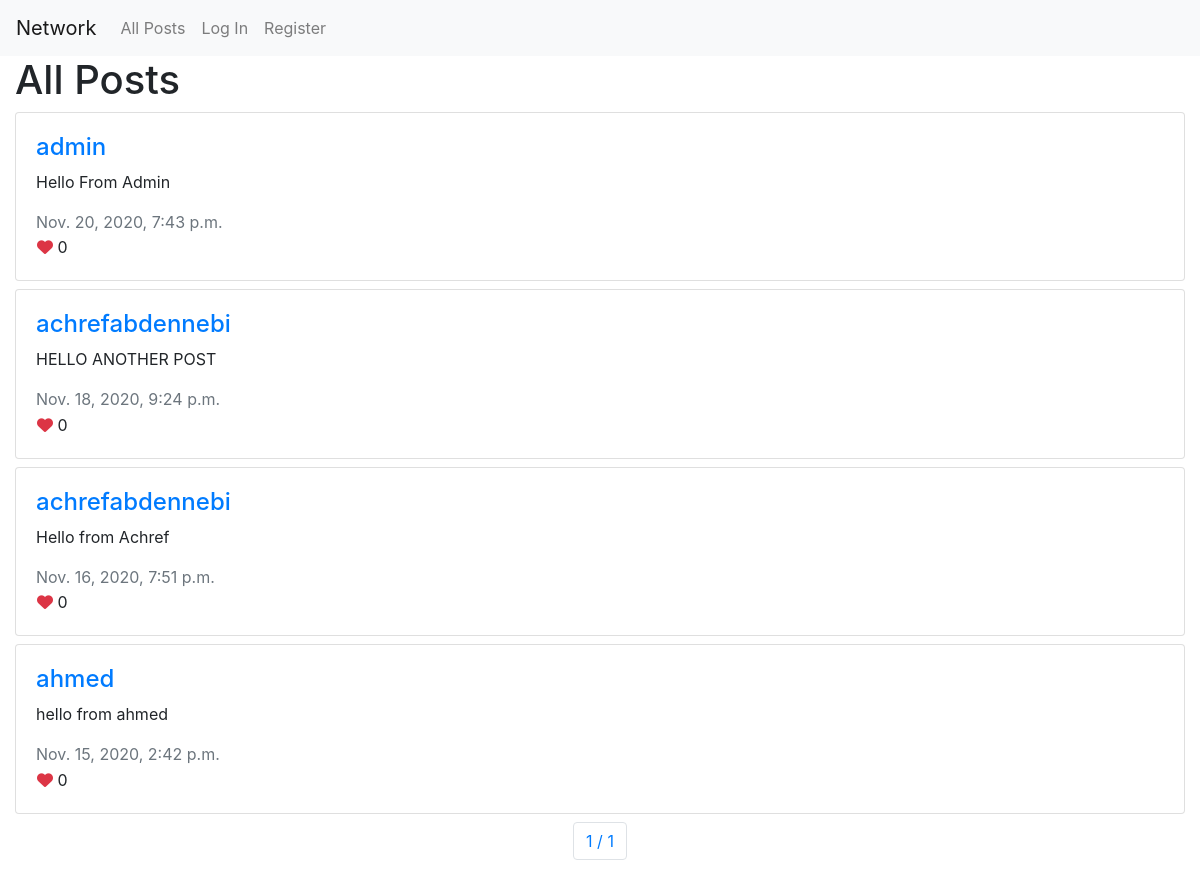
The app's page /posts, older data.
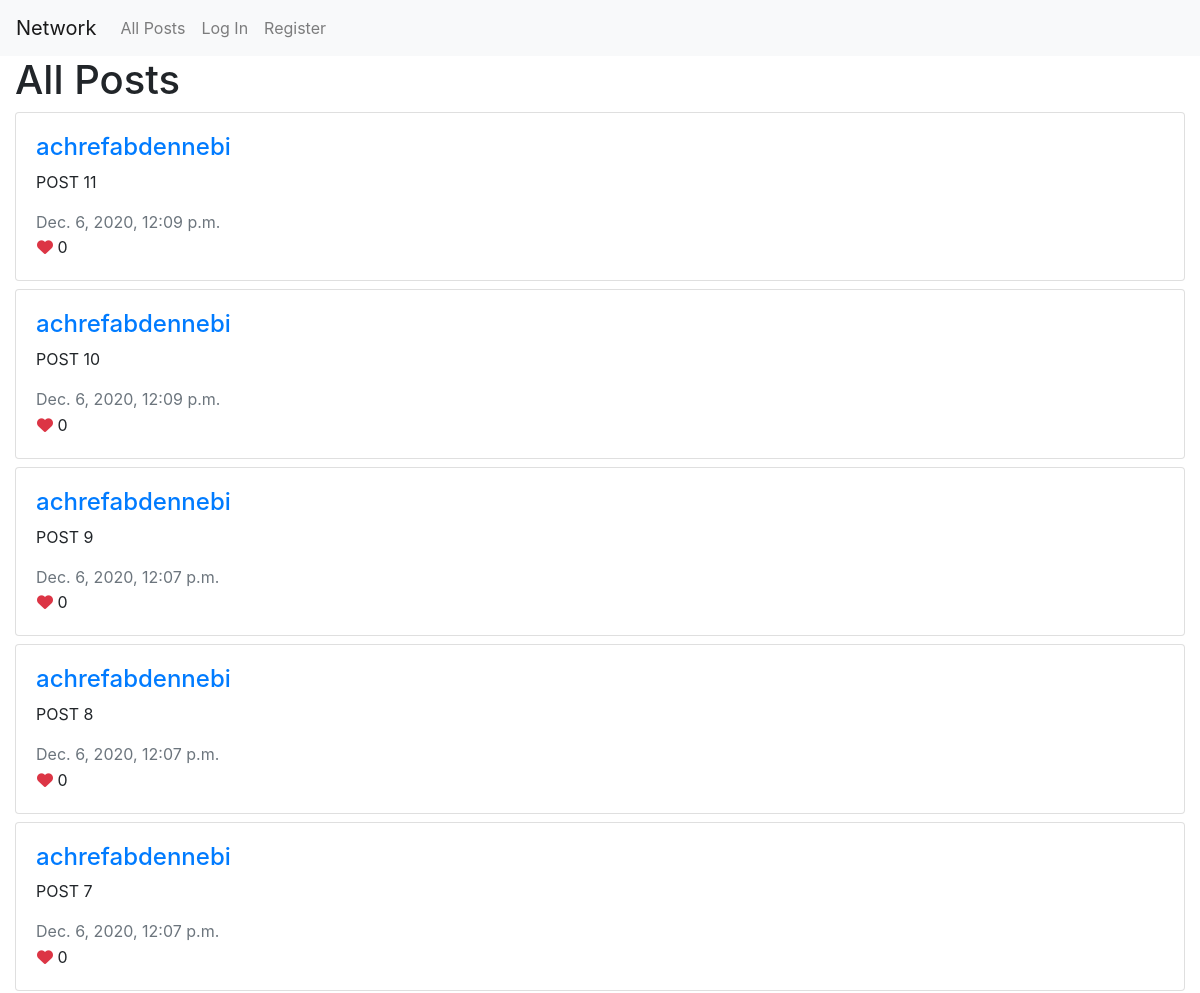
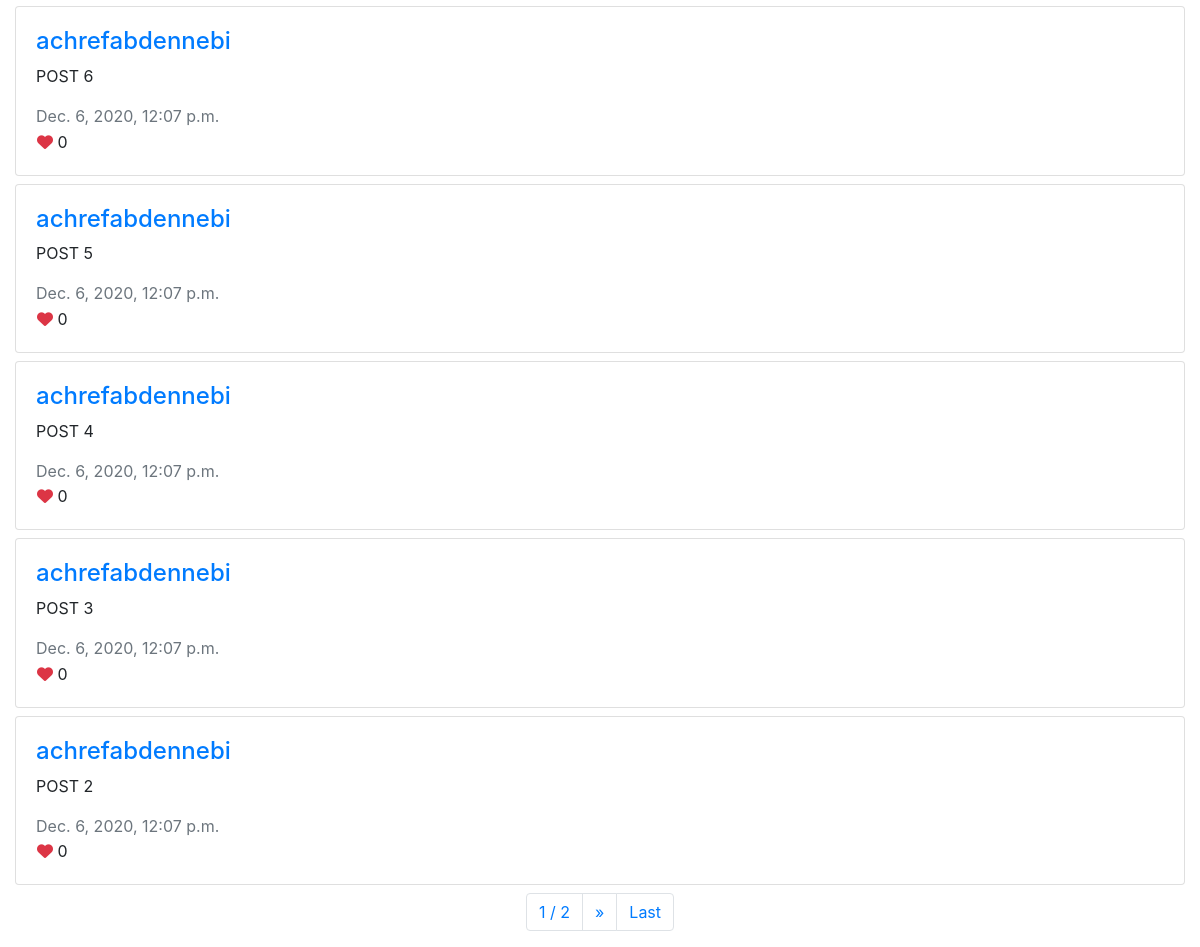
The same page, newer data (2 pictures, top to bottom).
### network/models.py (models this page shows, shortened)
class Post(models.Model):
    content = models.CharField(max_length=250)
    created_by = models.ForeignKey(User,null=True, blank=True, on_delete=DO_NOTHING, related_name="users")
    likes = models.IntegerField(default=0)
    created_date = models.DateTimeField()

class User(AbstractUser):
    pass

### network/views.py (the view)
# urls.py: path("posts", views.getPostList, name="posts"),
def getPostList(request):
    posts = Post.objects.all().order_by('-created_date')
    paginator= Paginator(posts, 10);
    page_number = request.GET.get('page')
    post_page = paginator.get_page(page_number)
    return render(request, "network/post.html", {
        "posts": post_page
    })

### network/templates/network/post.html (shortened to what this page needs)
{% extends "network/layout.html" %}
{% block body %}
<div class="container-fluid">
    <h1>All Posts</h1>
    {% for post in posts %}
    <div class="row mt-2">
        <div class="col-md-12">
            <div class="card">
                <div class="card-body">
                    <div class="post-detail">
                        <h4>
                            <a href="{% url 'profile' post.created_by.id %}">
                                {{ post.created_by }}
                            </a>
                        </h4>
                        <div class="post-content">
                            <p id="content__{{ post.id }}">
                                {{ post.content }}
                            </p>
                        </div>
                        <span class="text-muted">{{ post.created_date }}</span>
                        <div class="post-reaction">
                            <button type="button" class="btn p-0">
                                <i class="fas fa-heart text-danger"></i>
                                <span class="font-weight-normal">{{post.likes}}</span>
                            </button>
                        </div>
                    </div>
                </div>
            </div>
        </div>
    </div>
    {% endfor %}
    <div class="row mt-2">
        <div class="col-md-12">
            <nav aria-label="pagination">
                <ul class="pagination justify-content-center">
                    <li class="page-item">
                        <a class="page-link" href="#"> {{ posts.number }} / {{ posts.paginator.num_pages }}</a>
                    </li>
                    {% if posts.has_next %}
                        <li class="page-item">
                            <a class="page-link" href="?page={{ posts.next_page_number }}" aria-label="Next">
                                <span aria-hidden="true">&raquo;</span>
                            </a>
                        </li>
                        <li class="page-item">
                            <a class="page-link" href="?page={{ posts.paginator.num_pages }}">Last</a>
                        </li>
                    {% endif %}
                </ul>
            </nav>
        </div>
    </div>
</div>
{% endblock %}

Row changes from the older to the newer data that the page shows:
no longer on this page (row unchanged): Post: created_by "admin", content "Hello From Admin", created_date "Nov. 20, 2020, 7:43 p.m.", likes "0"
no longer on this page (row unchanged): Post: created_by "achrefabdennebi", content "HELLO ANOTHER POST", created_date "Nov. 18, 2020, 9:24 p.m.", likes "0"
no longer on this page (row unchanged): Post: created_by "achrefabdennebi", content "Hello from Achref", created_date "Nov. 16, 2020, 7:51 p.m.", likes "0"
no longer on this page (row unchanged): Post: created_by "ahmed", content "hello from ahmed", created_date "Nov. 15, 2020, 2:42 p.m.", likes "0"
added Post: created_by "achrefabdennebi", content "POST 11", created_date "Dec. 6, 2020, 12:09 p.m.", likes "0"
added Post: created_by "achrefabdennebi", content "POST 10", created_date "Dec. 6, 2020, 12:09 p.m.", likes "0"
added Post: created_by "achrefabdennebi", content "POST 9", created_date "Dec. 6, 2020, 12:07 p.m.", likes "0"
added Post: created_by "achrefabdennebi", content "POST 8", created_date "Dec. 6, 2020, 12:07 p.m.", likes "0"
added Post: created_by "achrefabdennebi", content "POST 7", created_date "Dec. 6, 2020, 12:07 p.m.", likes "0"
added Post: created_by "achrefabdennebi", content "POST 6", created_date "Dec. 6, 2020, 12:07 p.m.", likes "0"
added Post: created_by "achrefabdennebi", content "POST 5", created_date "Dec. 6, 2020, 12:07 p.m.", likes "0"
added Post: created_by "achrefabdennebi", content "POST 4", created_date "Dec. 6, 2020, 12:07 p.m.", likes "0"
added Post: created_by "achrefabdennebi", content "POST 3", created_date "Dec. 6, 2020, 12:07 p.m.", likes "0"
added Post: created_by "achrefabdennebi", content "POST 2", created_date "Dec. 6, 2020, 12:07 p.m.", likes "0"
Text that changed along with them:
{{ posts.paginator.num_pages }}: "1" → "2"
text now shown: "» Last"
